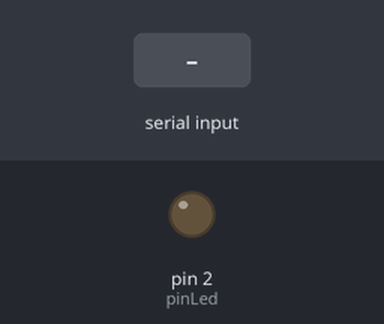
Recording of a sketch running on a simulated Arduino Uno, built with avr-gcc and run on an emulated ATmega328P. Parts: output pins drawn as LEDs (lit = HIGH). Inputs (shaded band) come from the test bench.

Above: at 2.8 s.
2.9 s: "P" received over the second serial link
At 3.4 s:
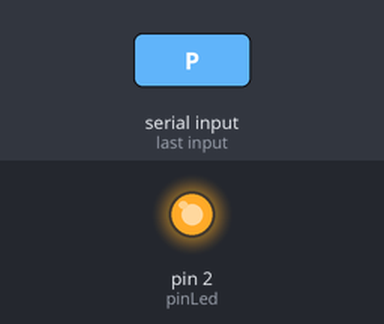
4.5 s: "O" received over the second serial link
At 6.1 s:
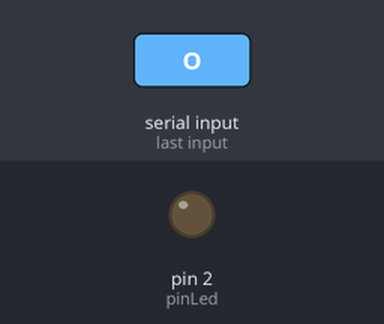
Timing chart, 0 to 7.6 s (numbered marks = the images above; inputs shaded):
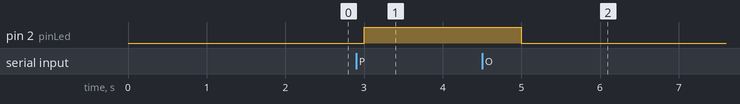

The sketch:

UNO.ino
```cpp
#include "SoftwareSerial.h"

int pinLed = 2;
SoftwareSerial receptor(4,5);       // Rx, Tx del puerto Serial SW

void setup()
{
  pinMode(pinLed, OUTPUT);
  receptor.begin(9600);            // Configuración e inicio de comunicación con el Serial SW
}
void loop()
{
  int lectura =0;

  if(receptor.available() > 0)     // Si no hay datos enviados (4,5) no hace nada
    {
      lectura = receptor.read();
       if (lectura == 'P')
         {
           digitalWrite(pinLed, HIGH);
         }

       if (lectura == 'O')
         {
           digitalWrite (pinLed, LOW);
         }
    }
  delay(1000);
}
```

Measured:
- after the input at 2.9 s, pin 2 (pinLed): LOW → HIGH after 0.10 s
- after the input at 4.5 s, pin 2 (pinLed): HIGH → LOW after 0.50 s
